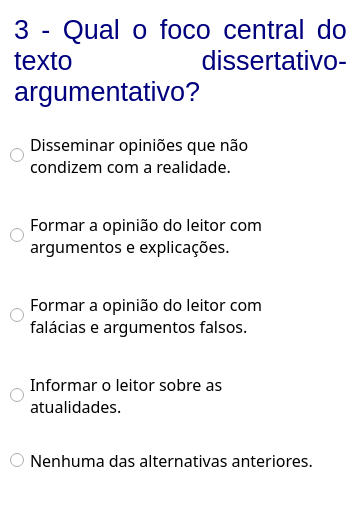
          <widget class="QWidget" name="widget_questionario3" native="true">
           <property name="geometry">
            <rect>
             <x>0</x>
             <y>10</y>
             <width>361</width>
             <height>511</height>
            </rect>
           </property>
           <property name="styleSheet">
            <string notr="true">background-color: rgb(255, 255, 255);</string>
           </property>
           <widget class="QWidget" name="fundo1_3" native="true">
            <property name="geometry">
             <rect>
              <x>0</x>
              <y>0</y>
              <width>361</width>
              <height>511</height>
             </rect>
            </property>
            <property name="styleSheet">
             <string notr="true">background-color: rgb(255, 255, 255);</string>
            </property>
            <widget class="QRadioButton" name="txt_question3errada1">
             <property name="geometry">
              <rect>
               <x>10</x>
               <y>130</y>
               <width>341</width>
               <height>51</height>
              </rect>
             </property>
             <property name="font">
              <font>
               <family>Comfortaa</family>
               <pointsize>12</pointsize>
              </font>
             </property>
             <property name="text">
              <string>Disseminar opiniões que não 
condizem com a realidade.</string>
             </property>
            </widget>
            <widget class="QRadioButton" name="txt_question3certa">
             <property name="geometry">
              <rect>
               <x>10</x>
               <y>210</y>
               <width>341</width>
               <height>51</height>
              </rect>
             </property>
             <property name="font">
              <font>
               <family>Comfortaa</family>
               <pointsize>12</pointsize>
              </font>
             </property>
             <property name="text">
              <string>Formar a opinião do leitor com 
argumentos e explicações.</string>
             </property>
            </widget>
            <widget class="QRadioButton" name="txt_question3errada3">
             <property name="geometry">
              <rect>
               <x>10</x>
               <y>440</y>
               <width>341</width>
               <height>41</height>
              </rect>
             </property>
             <property name="font">
              <font>
               <family>Comfortaa</family>
               <pointsize>12</pointsize>
              </font>
             </property>
             <property name="text">
              <string>Nenhuma das alternativas anteriores.</string>
             </property>
            </widget>
            <widget class="QRadioButton" name="txt_question3errada4">
             <property name="geometry">
              <rect>
               <x>10</x>
               <y>370</y>
               <width>331</width>
               <height>51</height>
              </rect>
             </property>
             <property name="font">
              <font>
               <family>Comfortaa</family>
               <pointsize>12</pointsize>
              </font>
             </property>
             <property name="text">
              <string>Informar o leitor sobre as 
atualidades.</string>
             </property>
            </widget>
            <widget class="QTextBrowser" name="textBrowser_2">
             <property name="geometry">
              <rect>
               <x>10</x>
               <y>10</y>
               <width>341</width>
               <height>111</height>
              </rect>
             </property>
             <property name="frameShape">
              <enum>QFrame::NoFrame</enum>
             </property>
             <property name="html">
              <string>&lt;!DOCTYPE HTML PUBLIC &quot;-//W3C//DTD HTML 4.0//EN&quot; &quot;http://www.w3.org/TR/REC-html40/strict.dtd&quot;&gt;
&lt;html&gt;&lt;head&gt;&lt;meta name=&quot;qrichtext&quot; content=&quot;1&quot; /&gt;&lt;style type=&quot;text/css&quot;&gt;
p, li { white-space: pre-wrap; }
&lt;/style&gt;&lt;/head&gt;&lt;body style=&quot; font-family:'Lato'; font-size:10pt; font-weight:400; font-style:normal;&quot;&gt;
&lt;p align=&quot;justify&quot; style=&quot; margin-top:0px; margin-bottom:0px; margin-left:0px; margin-right:0px; -qt-block-indent:0; text-indent:0px;&quot;&gt;&lt;span style=&quot; font-family:'MS Shell Dlg 2'; font-size:20pt; color:#00007f;&quot;&gt;3 - Qual o foco central do texto dissertativo-argumentativo?&lt;/span&gt;&lt;/p&gt;&lt;/body&gt;&lt;/html&gt;</string>
             </property>
            </widget>
            <widget class="QRadioButton" name="txt_question3errada2">
             <property name="geometry">
              <rect>
               <x>10</x>
               <y>290</y>
               <width>341</width>
               <height>51</height>
              </rect>
             </property>
             <property name="font">
              <font>
               <family>Comfortaa</family>
               <pointsize>12</pointsize>
              </font>
             </property>
             <property name="text">
              <string>Formar a opinião do leitor com 
falácias e argumentos falsos.</string>
             </property>
            </widget>
           </widget>
          </widget>
